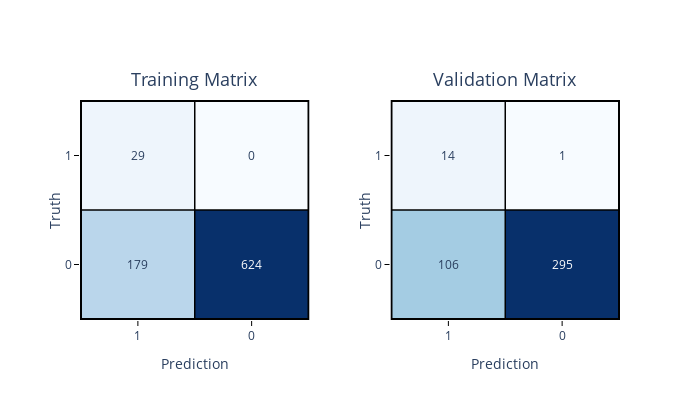

Source (notebook cell):
### Code cell
from eppi_text_classification import binary_train_valid_confusion_plotly

binary_train_valid_confusion_plotly(
    y_train,
    y_train_pred,
    y_test,
    y_test_pred,
    postive_label="Included",
    negative_label="Excluded",
)

### Figure 1 — Plotly figure (JSON) as saved in the notebook; plotly's stock layout.template omitted (floating-point values rounded to 4 significant figures)
{"data": [{"colorscale": [[0, "rgb(247,251,255)"], [0.125, "rgb(222,235,247)"], [0.25, "rgb(198,219,239)"], [0.375, "rgb(158,202,225)"], [0.5, "rgb(107,174,214)"], [0.625, "rgb(66,146,198)"], [0.75, "rgb(33,113,181)"], [0.875, "rgb(8,81,156)"], [1, "rgb(8,48,107)"]], "hoverinfo": "text", "showscale": false, "text": [["Truth: Excluded<br>Prediction: Included<br>Total: 179", "Truth: Excluded<br>Prediction: Excluded<br>Total: 624"], ["Truth: Included<br>Prediction: Included<br>Total: 29", "Truth: Included<br>Prediction: Excluded<br>Total: 0"]], "type": "heatmap", "x": ["0", "1"], "xaxis": "x", "y": ["0", "1"], "yaxis": "y", "z": [[179, 624], [29, 0]]}, {"colorscale": [[0, "rgb(247,251,255)"], [0.125, "rgb(222,235,247)"], [0.25, "rgb(198,219,239)"], [0.375, "rgb(158,202,225)"], [0.5, "rgb(107,174,214)"], [0.625, "rgb(66,146,198)"], [0.75, "rgb(33,113,181)"], [0.875, "rgb(8,81,156)"], [1, "rgb(8,48,107)"]], "hoverinfo": "text", "showscale": false, "text": [["Truth: Excluded<br>Prediction: Included<br>Total: 106", "Truth: Excluded<br>Prediction: Excluded<br>Total: 295"], ["Truth: Included<br>Prediction: Included<br>Total: 14", "Truth: Included<br>Prediction: Excluded<br>Total: 1"]], "type": "heatmap", "x": ["0", "1"], "xaxis": "x2", "y": ["0", "1"], "yaxis": "y2", "z": [[106, 295], [14, 1]]}], "layout": {"annotations": [{"font": {"size": 18}, "showarrow": false, "text": "Training Matrix", "x": 0.2125, "xanchor": "center", "xref": "paper", "y": 1.03, "yanchor": "bottom", "yref": "paper"}, {"font": {"size": 18}, "showarrow": false, "text": "Validation Matrix", "x": 0.7875, "xanchor": "center", "xref": "paper", "y": 1.03, "yanchor": "bottom", "yref": "paper"}, {"font": {"color": "dark blue"}, "showarrow": false, "text": "179", "x": "0", "xref": "x", "y": "0", "yref": "y"}, {"font": {"color": "white"}, "showarrow": false, "text": "624", "x": "1", "xref": "x", "y": "0", "yref": "y"}, {"font": {"color": "dark blue"}, "showarrow": false, "text": "29", "x": "0", "xref": "x", "y": "1", "yref": "y"}, {"font": {"color": "dark blue"}, "showarrow": false, "text": "0", "x": "1", "xref": "x", "y": "1", "yref": "y"}, {"font": {"color": "dark blue"}, "showarrow": false, "text": "106", "x": "0", "xref": "x2", "y": "0", "yref": "y2"}, {"font": {"color": "white"}, "showarrow": false, "text": "295", "x": "1", "xref": "x2", "y": "0", "yref": "y2"}, {"font": {"color": "dark blue"}, "showarrow": false, "text": "14", "x": "0", "xref": "x2", "y": "1", "yref": "y2"}, {"font": {"color": "dark blue"}, "showarrow": false, "text": "1", "x": "1", "xref": "x2", "y": "1", "yref": "y2"}], "autosize": false, "height": 400, "shapes": [{"line": {"color": "black", "width": 2}, "type": "rect", "x0": -0.5, "x1": 1.5, "xref": "x", "y0": -0.5, "y1": 1.5, "yref": "y"}, {"line": {"color": "black", "width": 1.5}, "type": "line", "x0": -0.5, "x1": 1.5, "xref": "x", "y0": 0.5, "y1": 0.5, "yref": "y"}, {"line": {"color": "black", "width": 1.5}, "type": "line", "x0": 0.5, "x1": 0.5, "xref": "x", "y0": -0.5, "y1": 1.5, "yref": "y"}, {"line": {"color": "black", "width": 2}, "type": "rect", "x0": -0.5, "x1": 1.5, "xref": "x2", "y0": -0.5, "y1": 1.5, "yref": "y2"}, {"line": {"color": "black", "width": 1.5}, "type": "line", "x0": -0.5, "x1": 1.5, "xref": "x2", "y0": 0.5, "y1": 0.5, "yref": "y2"}, {"line": {"color": "black", "width": 1.5}, "type": "line", "x0": 0.5, "x1": 0.5, "xref": "x2", "y0": -0.5, "y1": 1.5, "yref": "y2"}], "width": 700, "xaxis": {"anchor": "y", "domain": [0, 0.425], "mirror": true, "tickcolor": "black", "ticklen": 5, "tickmode": "array", "ticks": "outside", "ticktext": ["1", "0"], "tickvals": [0, 1], "tickwidth": 1, "title": {"text": "Prediction"}}, "xaxis2": {"anchor": "y2", "domain": [0.575, 1], "mirror": true, "tickcolor": "black", "ticklen": 5, "tickmode": "array", "ticks": "outside", "ticktext": ["1", "0"], "tickvals": [0, 1], "tickwidth": 1, "title": {"text": "Prediction"}}, "yaxis": {"anchor": "x", "domain": [0, 1], "mirror": true, "tickcolor": "black", "ticklen": 5, "tickmode": "array", "ticks": "outside", "ticktext": ["0", "1"], "tickvals": [0, 1], "tickwidth": 1, "title": {"standoff": 0.3, "text": "Truth"}}, "yaxis2": {"anchor": "x2", "domain": [0, 1], "mirror": true, "tickcolor": "black", "ticklen": 5, "tickmode": "array", "ticks": "outside", "ticktext": ["0", "1"], "tickvals": [0, 1], "tickwidth": 1, "title": {"standoff": 0.3, "text": "Truth"}}}}
